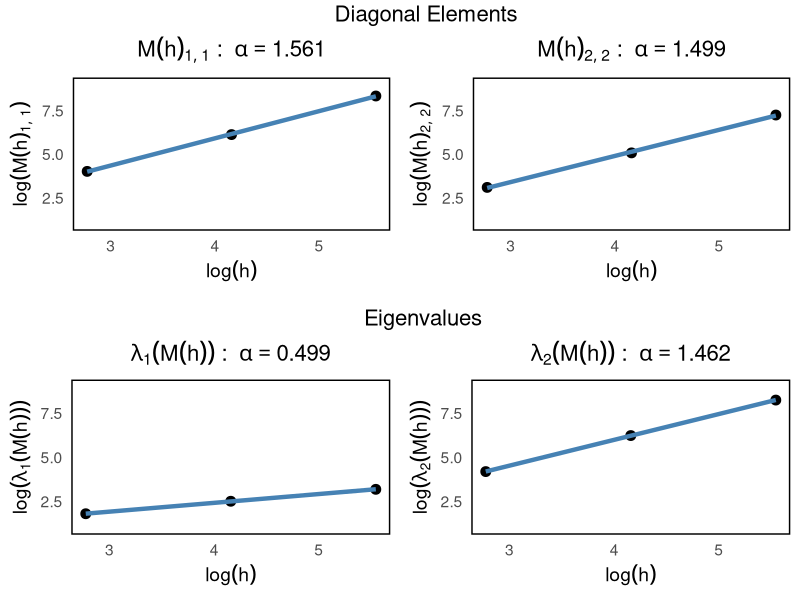

R code for this plot:
library(fracdiff)
library(ggplot2)
library(gridExtra)
library(grid)

n <- 2^16
h_values <- c(2^4, 2^6, 2^8)
H1 <- 0.25
H2 <- 0.75
theta <- pi / 3
P <- matrix(c(cos(theta), -sin(theta), sin(theta), cos(theta)), nrow = 2)

simulate_fbm <- function(n, H) {
  cumsum(fracdiff.sim(n, d = H - 0.5)$series)
}

simulate_Y <- function(n, H1, H2, P) {
  B1 <- simulate_fbm(n, H1)
  B2 <- simulate_fbm(n, H2)
  Y <- P %*% rbind(B1, B2)
  t(Y)
}

calculate_M <- function(Y, h) {
  n_h <- nrow(Y) - h
  diff <- Y[(h + 1):nrow(Y), ] - Y[seq_len(n_h), ]
  crossprod(diff) / n_h
}

estimate_alpha_diag <- function(H1, H2, h_values) {
  Y <- simulate_Y(n, H1, H2, P)
  log_h <- log(h_values)
  log_M11 <- numeric(length(h_values))
  log_M22 <- numeric(length(h_values))
  
  for (i in seq_along(h_values)) {
    M <- calculate_M(Y, h_values[i])
    log_M11[i] <- log(M[1, 1])
    log_M22[i] <- log(M[2, 2])
  }
  
  alpha_11 <- coef(lm(log_M11 ~ log_h))[2]
  alpha_22 <- coef(lm(log_M22 ~ log_h))[2]
  
  df <- data.frame(log_h, log_M11, log_M22)
  
  p1 <<- ggplot(df, aes(x = log_h, y = log_M11)) +
    geom_point(color = "black", size = 3) +
    geom_smooth(method = "lm", color = "#4682B4", se = FALSE, linewidth = 1.5) +
    labs(
      x = expression(log(h)),
      y = expression(log(M(h)[list(1,1)])),
      title = bquote(M(h)[list(1,1)] ~ ": " ~ alpha == .(sprintf("%.3f", alpha_11)))
    ) +
    theme_minimal(base_size = 14) +
    theme(
      panel.border = element_rect(color = "black", fill = NA, linewidth = 1),
      panel.grid = element_blank(),
      plot.title = element_text(hjust = 0.5, size = 16)
    ) +
    ylim(1, 9)
  
  p2 <<- ggplot(df, aes(x = log_h, y = log_M22)) +
    geom_point(color = "black", size = 3) +
    geom_smooth(method = "lm", color = "#4682B4", se = FALSE, linewidth = 1.5) +
    labs(
      x = expression(log(h)),
      y = expression(log(M(h)[list(2,2)])),
      title = bquote(M(h)[list(2,2)] ~ ": " ~ alpha == .(sprintf("%.3f", alpha_22)))
    ) +
    theme_minimal(base_size = 14) +
    theme(
      panel.border = element_rect(color = "black", fill = NA, linewidth = 1),
      panel.grid = element_blank(),
      plot.title = element_text(hjust = 0.5, size = 16)
    ) +
    ylim(1, 9)
  
  c(alpha_11 = alpha_11, alpha_22 = alpha_22)
}

estimate_alpha_eigen <- function(H1, H2, h_values) {
  Y <- simulate_Y(n, H1, H2, P)
  log_h <- log(h_values)
  log_lambda1 <- numeric(length(h_values))
  log_lambda2 <- numeric(length(h_values))
  
  for (i in seq_along(h_values)) {
    M <- calculate_M(Y, h_values[i])
    lambda <- sort(eigen(M)$values, decreasing = TRUE)
    log_lambda1[i] <- log(lambda[1])
    log_lambda2[i] <- log(lambda[2])
  }
  
  alpha_1 <- coef(lm(log_lambda1 ~ log_h))[2]
  alpha_2 <- coef(lm(log_lambda2 ~ log_h))[2]
  
  df <- data.frame(log_h, log_lambda1, log_lambda2)
  
  p3 <<- ggplot(df, aes(x = log_h, y = log_lambda1)) +
    geom_point(color = "black", size = 3) +
    geom_smooth(method = "lm", color = "#4682B4", se = FALSE, linewidth = 1.5) +
    labs(
      x = expression(log(h)),
      y = expression(log(lambda[2](M(h)))),
      title = bquote(lambda[2](M(h)) ~ ": " ~ alpha == .(sprintf("%.3f", alpha_1)))
    ) +
    theme_minimal(base_size = 14) +
    theme(
      panel.border = element_rect(color = "black", fill = NA, linewidth = 1),
      panel.grid = element_blank(),
      plot.title = element_text(hjust = 0.5, size = 16)
    ) +
    ylim(1, 9)
  
  p4 <<- ggplot(df, aes(x = log_h, y = log_lambda2)) +
    geom_point(color = "black", size = 3) +
    geom_smooth(method = "lm", color = "#4682B4", se = FALSE, linewidth = 1.5) +
    labs(
      x = expression(log(h)),
      y = expression(log(lambda[1](M(h)))),
      title = bquote(lambda[1](M(h)) ~ ": " ~ alpha == .(sprintf("%.3f", alpha_2)))
    ) +
    theme_minimal(base_size = 14) +
    theme(
      panel.border = element_rect(color = "black", fill = NA, linewidth = 1),
      panel.grid = element_blank(),
      plot.title = element_text(hjust = 0.5, size = 16)
    ) +
    ylim(1, 9)
  
  c(alpha_lambda1 = alpha_1, alpha_lambda2 = alpha_2)
}

alpha_diag <- estimate_alpha_diag(H1, H2, h_values)
alpha_eigen <- estimate_alpha_eigen(H1, H2, h_values)

subtitle_diag <- textGrob("Diagonal Elements", x = 0.418, hjust = 0, gp = gpar(fontsize = 16))
subtitle_eigen <- textGrob("Eigenvalues", x = 0.455, hjust = 0, gp = gpar(fontsize = 16))

grid.arrange(
  subtitle_diag,
  arrangeGrob(p1, p2, ncol = 2),
  textGrob(""),
  subtitle_eigen,
  arrangeGrob(p4, p3, ncol = 2),
  ncol = 1,
  heights = c(0.1, 1, 0.03, 0.1, 1)
)
